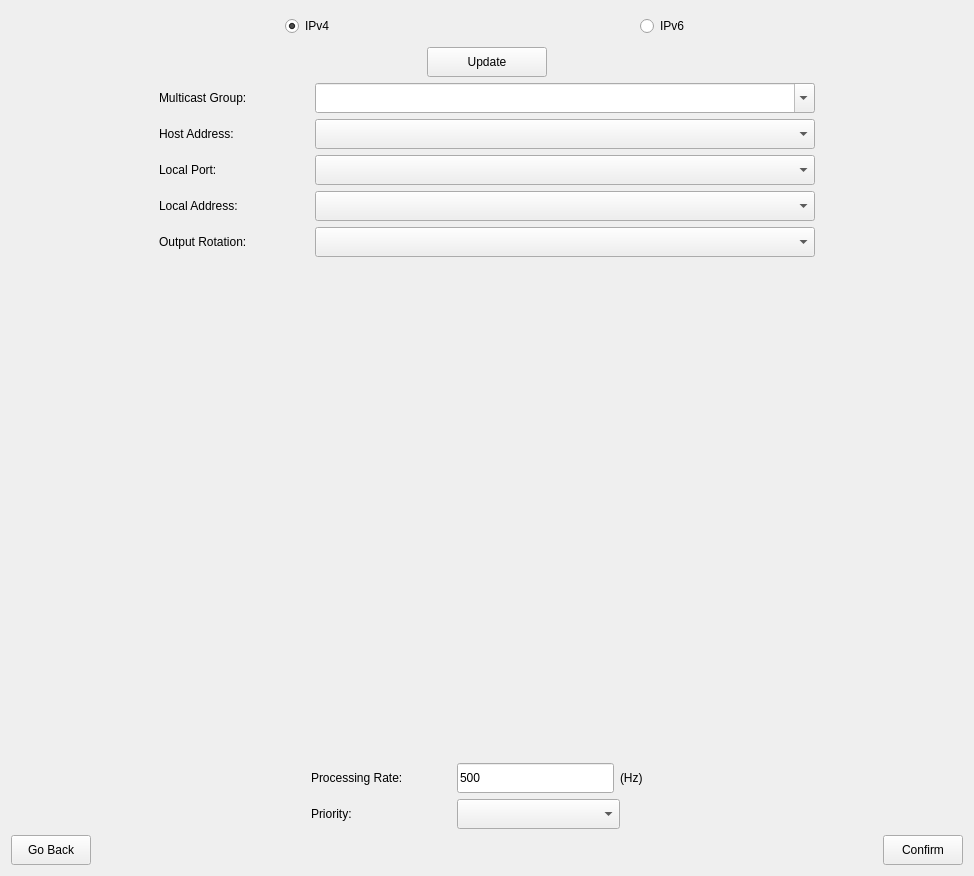
     <widget class="QWidget" name="page_5">
      <layout class="QVBoxLayout" name="verticalLayout_4">
       <item>
        <layout class="QVBoxLayout" name="verticalLayout_3">
         <item>
          <layout class="QHBoxLayout" name="horizontalLayout">
           <item>
            <spacer name="horizontalSpacer_3">
             <property name="orientation">
              <enum>Qt::Horizontal</enum>
             </property>
             <property name="sizeHint" stdset="0">
              <size>
               <width>200</width>
               <height>20</height>
              </size>
             </property>
            </spacer>
           </item>
           <item>
            <widget class="QRadioButton" name="btn_connection_ipv6">
             <property name="minimumSize">
              <size>
               <width>0</width>
               <height>30</height>
              </size>
             </property>
             <property name="text">
              <string>IPv4</string>
             </property>
             <property name="checked">
              <bool>true</bool>
             </property>
            </widget>
           </item>
           <item>
            <spacer name="horizontalSpacer_26">
             <property name="orientation">
              <enum>Qt::Horizontal</enum>
             </property>
             <property name="sizeType">
              <enum>QSizePolicy::Fixed</enum>
             </property>
             <property name="sizeHint" stdset="0">
              <size>
               <width>150</width>
               <height>20</height>
              </size>
             </property>
            </spacer>
           </item>
           <item>
            <spacer name="horizontalSpacer_2">
             <property name="orientation">
              <enum>Qt::Horizontal</enum>
             </property>
             <property name="sizeType">
              <enum>QSizePolicy::Fixed</enum>
             </property>
             <property name="sizeHint" stdset="0">
              <size>
               <width>150</width>
               <height>20</height>
              </size>
             </property>
            </spacer>
           </item>
           <item>
            <widget class="QRadioButton" name="btn_connection_ipv4">
             <property name="enabled">
              <bool>true</bool>
             </property>
             <property name="minimumSize">
              <size>
               <width>0</width>
               <height>30</height>
              </size>
             </property>
             <property name="text">
              <string>IPv6</string>
             </property>
            </widget>
           </item>
           <item>
            <spacer name="horizontalSpacer_4">
             <property name="orientation">
              <enum>Qt::Horizontal</enum>
             </property>
             <property name="sizeHint" stdset="0">
              <size>
               <width>200</width>
               <height>20</height>
              </size>
             </property>
            </spacer>
           </item>
          </layout>
         </item>
         <item>
          <layout class="QHBoxLayout" name="horizontalLayout_50">
           <item>
            <spacer name="horizontalSpacer_105">
             <property name="orientation">
              <enum>Qt::Horizontal</enum>
             </property>
             <property name="sizeHint" stdset="0">
              <size>
               <width>300</width>
               <height>20</height>
              </size>
             </property>
            </spacer>
           </item>
           <item>
            <widget class="QPushButton" name="btn_connection_local_update">
             <property name="minimumSize">
              <size>
               <width>120</width>
               <height>30</height>
              </size>
             </property>
             <property name="maximumSize">
              <size>
               <width>120</width>
               <height>16777215</height>
              </size>
             </property>
             <property name="text">
              <string>Update</string>
             </property>
            </widget>
           </item>
           <item>
            <spacer name="horizontalSpacer_106">
             <property name="orientation">
              <enum>Qt::Horizontal</enum>
             </property>
             <property name="sizeHint" stdset="0">
              <size>
               <width>300</width>
               <height>20</height>
              </size>
             </property>
            </spacer>
           </item>
          </layout>
         </item>
         <item>
          <layout class="QHBoxLayout" name="horizontalLayout_45">
           <item>
            <spacer name="horizontalSpacer_95">
             <property name="orientation">
              <enum>Qt::Horizontal</enum>
             </property>
             <property name="sizeHint" stdset="0">
              <size>
               <width>20</width>
               <height>20</height>
              </size>
             </property>
            </spacer>
           </item>
           <item>
            <widget class="QLabel" name="textBrowser_42">
             <property name="sizePolicy">
              <sizepolicy hsizetype="Minimum" vsizetype="Fixed">
               <horstretch>0</horstretch>
               <verstretch>0</verstretch>
              </sizepolicy>
             </property>
             <property name="minimumSize">
              <size>
               <width>150</width>
               <height>30</height>
              </size>
             </property>
             <property name="text">
              <string>Multicast Group:</string>
             </property>
             <property name="alignment">
              <set>Qt::AlignLeading|Qt::AlignLeft|Qt::AlignVCenter</set>
             </property>
            </widget>
           </item>
           <item>
            <widget class="QComboBox" name="cmbx_multicast_address">
             <property name="sizePolicy">
              <sizepolicy hsizetype="MinimumExpanding" vsizetype="Maximum">
               <horstretch>30</horstretch>
               <verstretch>0</verstretch>
              </sizepolicy>
             </property>
             <property name="minimumSize">
              <size>
               <width>300</width>
               <height>30</height>
              </size>
             </property>
             <property name="maximumSize">
              <size>
               <width>500</width>
               <height>16777215</height>
              </size>
             </property>
             <property name="editable">
              <bool>true</bool>
             </property>
             <property name="sizeAdjustPolicy">
              <enum>QComboBox::AdjustToContents</enum>
             </property>
            </widget>
           </item>
           <item>
            <spacer name="horizontalSpacer_96">
             <property name="orientation">
              <enum>Qt::Horizontal</enum>
             </property>
             <property name="sizeHint" stdset="0">
              <size>
               <width>20</width>
               <height>20</height>
              </size>
             </property>
            </spacer>
           </item>
          </layout>
         </item>
         <item>
          <layout class="QHBoxLayout" name="horizontalLayout_46">
           <item>
            <spacer name="horizontalSpacer_97">
             <property name="orientation">
              <enum>Qt::Horizontal</enum>
             </property>
             <property name="sizeHint" stdset="0">
              <size>
               <width>20</width>
               <height>20</height>
              </size>
             </property>
            </spacer>
           </item>
           <item>
            <widget class="QLabel" name="textBrowser_43">
             <property name="sizePolicy">
              <sizepolicy hsizetype="Minimum" vsizetype="Fixed">
               <horstretch>0</horstretch>
               <verstretch>0</verstretch>
              </sizepolicy>
             </property>
             <property name="minimumSize">
              <size>
               <width>150</width>
               <height>30</height>
              </size>
             </property>
             <property name="text">
              <string>Host Address:</string>
             </property>
             <property name="alignment">
              <set>Qt::AlignLeading|Qt::AlignLeft|Qt::AlignVCenter</set>
             </property>
            </widget>
           </item>
           <item>
            <widget class="QComboBox" name="cmbx_host_address">
             <property name="sizePolicy">
              <sizepolicy hsizetype="MinimumExpanding" vsizetype="Maximum">
               <horstretch>30</horstretch>
               <verstretch>0</verstretch>
              </sizepolicy>
             </property>
             <property name="minimumSize">
              <size>
               <width>300</width>
               <height>30</height>
              </size>
             </property>
             <property name="maximumSize">
              <size>
               <width>500</width>
               <height>16777215</height>
              </size>
             </property>
             <property name="baseSize">
              <size>
               <width>0</width>
               <height>0</height>
              </size>
             </property>
             <property name="sizeAdjustPolicy">
              <enum>QComboBox::AdjustToContents</enum>
             </property>
            </widget>
           </item>
           <item>
            <spacer name="horizontalSpacer_98">
             <property name="orientation">
              <enum>Qt::Horizontal</enum>
             </property>
             <property name="sizeHint" stdset="0">
              <size>
               <width>20</width>
               <height>20</height>
              </size>
             </property>
            </spacer>
           </item>
          </layout>
         </item>
         <item>
          <layout class="QHBoxLayout" name="horizontalLayout_47">
           <item>
            <spacer name="horizontalSpacer_99">
             <property name="orientation">
              <enum>Qt::Horizontal</enum>
             </property>
             <property name="sizeHint" stdset="0">
              <size>
               <width>20</width>
               <height>20</height>
              </size>
             </property>
            </spacer>
           </item>
           <item>
            <widget class="QLabel" name="textBrowser_44">
             <property name="sizePolicy">
              <sizepolicy hsizetype="Minimum" vsizetype="Fixed">
               <horstretch>0</horstretch>
               <verstretch>0</verstretch>
              </sizepolicy>
             </property>
             <property name="minimumSize">
              <size>
               <width>150</width>
               <height>30</height>
              </size>
             </property>
             <property name="text">
              <string>Local Port:</string>
             </property>
             <property name="alignment">
              <set>Qt::AlignLeading|Qt::AlignLeft|Qt::AlignVCenter</set>
             </property>
            </widget>
           </item>
           <item>
            <widget class="QComboBox" name="cmbx_local_port">
             <property name="sizePolicy">
              <sizepolicy hsizetype="MinimumExpanding" vsizetype="Maximum">
               <horstretch>30</horstretch>
               <verstretch>0</verstretch>
              </sizepolicy>
             </property>
             <property name="minimumSize">
              <size>
               <width>300</width>
               <height>30</height>
              </size>
             </property>
             <property name="maximumSize">
              <size>
               <width>500</width>
               <height>16777215</height>
              </size>
             </property>
             <property name="baseSize">
              <size>
               <width>0</width>
               <height>0</height>
              </size>
             </property>
             <property name="sizeAdjustPolicy">
              <enum>QComboBox::AdjustToContents</enum>
             </property>
            </widget>
           </item>
           <item>
            <spacer name="horizontalSpacer_100">
             <property name="orientation">
              <enum>Qt::Horizontal</enum>
             </property>
             <property name="sizeHint" stdset="0">
              <size>
               <width>20</width>
               <height>20</height>
              </size>
             </property>
            </spacer>
           </item>
          </layout>
         </item>
         <item>
          <layout class="QHBoxLayout" name="horizontalLayout_48">
           <item>
            <spacer name="horizontalSpacer_101">
             <property name="orientation">
              <enum>Qt::Horizontal</enum>
             </property>
             <property name="sizeHint" stdset="0">
              <size>
               <width>20</width>
               <height>20</height>
              </size>
             </property>
            </spacer>
           </item>
           <item>
            <widget class="QLabel" name="textBrowser_45">
             <property name="sizePolicy">
              <sizepolicy hsizetype="Minimum" vsizetype="Fixed">
               <horstretch>0</horstretch>
               <verstretch>0</verstretch>
              </sizepolicy>
             </property>
             <property name="minimumSize">
              <size>
               <width>150</width>
               <height>30</height>
              </size>
             </property>
             <property name="text">
              <string>Local Address:</string>
             </property>
             <property name="alignment">
              <set>Qt::AlignLeading|Qt::AlignLeft|Qt::AlignVCenter</set>
             </property>
            </widget>
           </item>
           <item>
            <widget class="QComboBox" name="cmbx_local_address">
             <property name="sizePolicy">
              <sizepolicy hsizetype="MinimumExpanding" vsizetype="Maximum">
               <horstretch>30</horstretch>
               <verstretch>0</verstretch>
              </sizepolicy>
             </property>
             <property name="minimumSize">
              <size>
               <width>300</width>
               <height>30</height>
              </size>
             </property>
             <property name="maximumSize">
              <size>
               <width>500</width>
               <height>16777215</height>
              </size>
             </property>
             <property name="baseSize">
              <size>
               <width>0</width>
               <height>0</height>
              </size>
             </property>
             <property name="sizeAdjustPolicy">
              <enum>QComboBox::AdjustToContents</enum>
             </property>
            </widget>
           </item>
           <item>
            <spacer name="horizontalSpacer_102">
             <property name="orientation">
              <enum>Qt::Horizontal</enum>
             </property>
             <property name="sizeHint" stdset="0">
              <size>
               <width>20</width>
               <height>20</height>
              </size>
             </property>
            </spacer>
           </item>
          </layout>
         </item>
         <item>
          <layout class="QHBoxLayout" name="horizontalLayout_49">
           <item>
            <spacer name="horizontalSpacer_103">
             <property name="orientation">
              <enum>Qt::Horizontal</enum>
             </property>
             <property name="sizeHint" stdset="0">
              <size>
               <width>20</width>
               <height>20</height>
              </size>
             </property>
            </spacer>
           </item>
           <item>
            <widget class="QLabel" name="textBrowser_46">
             <property name="sizePolicy">
              <sizepolicy hsizetype="Minimum" vsizetype="Fixed">
               <horstretch>0</horstretch>
               <verstretch>0</verstretch>
              </sizepolicy>
             </property>
             <property name="minimumSize">
              <size>
               <width>150</width>
               <height>30</height>
              </size>
             </property>
             <property name="text">
              <string>Output Rotation:</string>
             </property>
             <property name="alignment">
              <set>Qt::AlignLeading|Qt::AlignLeft|Qt::AlignVCenter</set>
             </property>
            </widget>
           </item>
           <item>
            <widget class="QComboBox" name="cmbx_connection_rotation">
             <property name="sizePolicy">
              <sizepolicy hsizetype="Minimum" vsizetype="Maximum">
               <horstretch>30</horstretch>
               <verstretch>0</verstretch>
              </sizepolicy>
             </property>
             <property name="minimumSize">
              <size>
               <width>300</width>
               <height>30</height>
              </size>
             </property>
             <property name="maximumSize">
              <size>
               <width>500</width>
               <height>16777215</height>
              </size>
             </property>
             <property name="baseSize">
              <size>
               <width>0</width>
               <height>0</height>
              </size>
             </property>
             <property name="sizeAdjustPolicy">
              <enum>QComboBox::AdjustToContents</enum>
             </property>
            </widget>
           </item>
           <item>
            <spacer name="horizontalSpacer_104">
             <property name="orientation">
              <enum>Qt::Horizontal</enum>
             </property>
             <property name="sizeHint" stdset="0">
              <size>
               <width>20</width>
               <height>20</height>
              </size>
             </property>
            </spacer>
           </item>
          </layout>
         </item>
         <item>
          <spacer name="verticalSpacer_11">
           <property name="orientation">
            <enum>Qt::Vertical</enum>
           </property>
           <property name="sizeType">
            <enum>QSizePolicy::Fixed</enum>
           </property>
           <property name="sizeHint" stdset="0">
            <size>
             <width>0</width>
             <height>500</height>
            </size>
           </property>
          </spacer>
         </item>
         <item>
          <layout class="QHBoxLayout" name="horizontalLayout_9">
           <item>
            <spacer name="horizontalSpacer_5">
             <property name="orientation">
              <enum>Qt::Horizontal</enum>
             </property>
             <property name="sizeHint" stdset="0">
              <size>
               <width>300</width>
               <height>20</height>
              </size>
             </property>
            </spacer>
           </item>
           <item>
            <widget class="QLabel" name="textBrowser_9">
             <property name="sizePolicy">
              <sizepolicy hsizetype="Minimum" vsizetype="Fixed">
               <horstretch>0</horstretch>
               <verstretch>0</verstretch>
              </sizepolicy>
             </property>
             <property name="minimumSize">
              <size>
               <width>140</width>
               <height>30</height>
              </size>
             </property>
             <property name="text">
              <string>Processing Rate:</string>
             </property>
            </widget>
           </item>
           <item>
            <widget class="QLineEdit" name="txt_connection_read_rate">
             <property name="sizePolicy">
              <sizepolicy hsizetype="MinimumExpanding" vsizetype="Maximum">
               <horstretch>30</horstretch>
               <verstretch>0</verstretch>
              </sizepolicy>
             </property>
             <property name="minimumSize">
              <size>
               <width>157</width>
               <height>30</height>
              </size>
             </property>
             <property name="maximumSize">
              <size>
               <width>460</width>
               <height>16777215</height>
              </size>
             </property>
             <property name="inputMask">
              <string notr="true"/>
             </property>
             <property name="text">
              <string notr="true">500</string>
             </property>
             <property name="maxLength">
              <number>10</number>
             </property>
             <property name="frame">
              <bool>true</bool>
             </property>
            </widget>
           </item>
           <item>
            <widget class="QLabel" name="textBrowser_13">
             <property name="sizePolicy">
              <sizepolicy hsizetype="Fixed" vsizetype="Fixed">
               <horstretch>0</horstretch>
               <verstretch>0</verstretch>
              </sizepolicy>
             </property>
             <property name="minimumSize">
              <size>
               <width>43</width>
               <height>30</height>
              </size>
             </property>
             <property name="maximumSize">
              <size>
               <width>40</width>
               <height>30</height>
              </size>
             </property>
             <property name="text">
              <string>(Hz)</string>
             </property>
            </widget>
           </item>
           <item>
            <spacer name="horizontalSpacer_6">
             <property name="orientation">
              <enum>Qt::Horizontal</enum>
             </property>
             <property name="sizeHint" stdset="0">
              <size>
               <width>300</width>
               <height>20</height>
              </size>
             </property>
            </spacer>
           </item>
          </layout>
         </item>
         <item>
          <layout class="QHBoxLayout" name="horizontalLayout_10">
           <item>
            <spacer name="horizontalSpacer_7">
             <property name="orientation">
              <enum>Qt::Horizontal</enum>
             </property>
             <property name="sizeHint" stdset="0">
              <size>
               <width>300</width>
               <height>20</height>
              </size>
             </property>
            </spacer>
           </item>
           <item>
            <widget class="QLabel" name="textBrowser_12">
             <property name="sizePolicy">
              <sizepolicy hsizetype="Minimum" vsizetype="Fixed">
               <horstretch>0</horstretch>
               <verstretch>0</verstretch>
              </sizepolicy>
             </property>
             <property name="minimumSize">
              <size>
               <width>140</width>
               <height>30</height>
              </size>
             </property>
             <property name="text">
              <string>Priority:</string>
             </property>
             <property name="alignment">
              <set>Qt::AlignLeading|Qt::AlignLeft|Qt::AlignVCenter</set>
             </property>
            </widget>
           </item>
           <item>
            <widget class="QComboBox" name="cmbx_connection_priority">
             <property name="sizePolicy">
              <sizepolicy hsizetype="MinimumExpanding" vsizetype="Maximum">
               <horstretch>30</horstretch>
               <verstretch>0</verstretch>
              </sizepolicy>
             </property>
             <property name="minimumSize">
              <size>
               <width>157</width>
               <height>30</height>
              </size>
             </property>
             <property name="maximumSize">
              <size>
               <width>460</width>
               <height>16777215</height>
              </size>
             </property>
             <property name="sizeAdjustPolicy">
              <enum>QComboBox::AdjustToContents</enum>
             </property>
            </widget>
           </item>
           <item>
            <spacer name="horizontalSpacer_18">
             <property name="orientation">
              <enum>Qt::Horizontal</enum>
             </property>
             <property name="sizeType">
              <enum>QSizePolicy::Fixed</enum>
             </property>
             <property name="sizeHint" stdset="0">
              <size>
               <width>43</width>
               <height>20</height>
              </size>
             </property>
            </spacer>
           </item>
           <item>
            <spacer name="horizontalSpacer_8">
             <property name="orientation">
              <enum>Qt::Horizontal</enum>
             </property>
             <property name="sizeHint" stdset="0">
              <size>
               <width>300</width>
               <height>20</height>
              </size>
             </property>
            </spacer>
           </item>
          </layout>
         </item>
         <item>
          <layout class="QHBoxLayout" name="horizontalLayout_2">
           <item>
            <widget class="QPushButton" name="btn_connection_go_back">
             <property name="minimumSize">
              <size>
               <width>0</width>
               <height>30</height>
              </size>
             </property>
             <property name="text">
              <string>Go Back</string>
             </property>
            </widget>
           </item>
           <item>
            <spacer name="horizontalSpacer">
             <property name="orientation">
              <enum>Qt::Horizontal</enum>
             </property>
             <property name="sizeHint" stdset="0">
              <size>
               <width>40</width>
               <height>20</height>
              </size>
             </property>
            </spacer>
           </item>
           <item>
            <widget class="QPushButton" name="btn_connection_confirm">
             <property name="minimumSize">
              <size>
               <width>0</width>
               <height>30</height>
              </size>
             </property>
             <property name="text">
              <string>Confirm</string>
             </property>
            </widget>
           </item>
          </layout>
         </item>
        </layout>
       </item>
      </layout>
     </widget>
